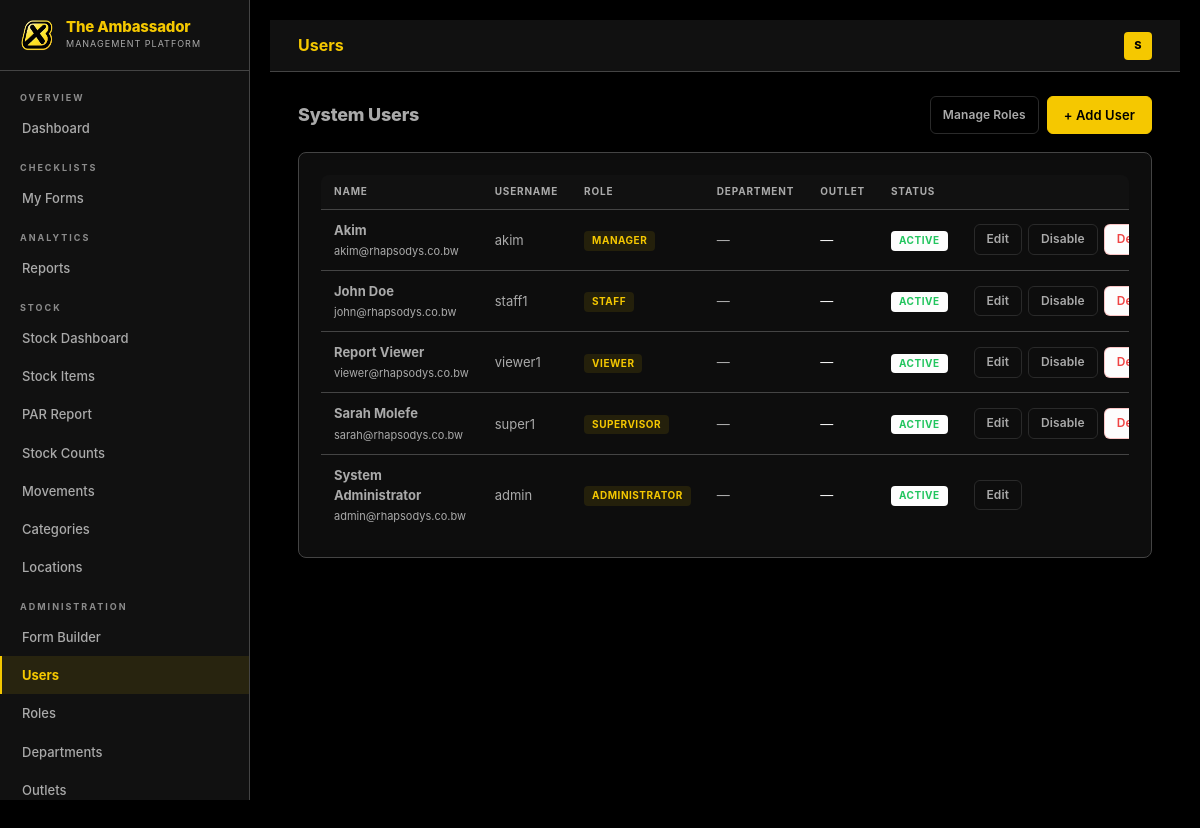
Screenshot of /accounts/users/ (signed in) with the database file from the repository.
### accounts/models.py (models this page shows, shortened)
class User(AbstractUser):
    custom_role = models.ForeignKey(
        Role, on_delete=models.SET_NULL, null=True, blank=True,
        related_name='users', verbose_name='Role'
    )
    outlet = models.ForeignKey(
        Outlet, on_delete=models.SET_NULL, null=True, blank=True,
        related_name='users', verbose_name='Outlet',
        help_text='Which restaurant this user belongs to'
    )
    department = models.ForeignKey(
        Department, on_delete=models.SET_NULL, null=True, blank=True,
        related_name='users', verbose_name='Department'
    )
    phone  = models.CharField(max_length=20, blank=True)
    avatar = models.ImageField(upload_to='avatars/', blank=True, null=True)
    class Meta:
        verbose_name = 'User'
        verbose_name_plural = 'Users'
    @property
    def role_name(self):
        if self.is_superuser:
            return 'System Admin'
        return self.custom_role.name if self.custom_role else 'No Role'
    @property
    def outlet_name(self):
        return self.outlet.name if self.outlet else '—'
    @property
    def is_admin(self):
        if self.is_superuser: return True
        return self.custom_role.is_system_admin if self.custom_role else False
    @property
    def can_fill_forms(self):
        if self.is_admin: return True
        return self.custom_role.can_fill_forms if self.custom_role else False
    @property
    def can_view_reports(self):
        if self.is_admin: return True
        return self.custom_role.can_view_reports if self.custom_role else False
    @property
    def can_manage_forms(self):
        if self.is_admin: return True
        return self.custom_role.can_manage_forms if self.custom_role else False
    @property
    def can_manage_users(self):
        if self.is_admin: return True
        return self.custom_role.can_manage_users if self.custom_role else False
    @property
    def can_access_stock(self):
        if self.is_admin: return True
        return self.custom_role.can_access_stock if self.custom_role else False
    @property
    def can_manage_stock(self):
        if self.is_admin: return True
        return self.custom_role.can_manage_stock if self.custom_role else False
    @property
    def display_name(self):
        return self.get_full_name() or self.username

class Role(models.Model):
    name        = models.CharField(max_length=60, unique=True)
    description = models.TextField(blank=True)
    can_fill_forms         = models.BooleanField(default=True,  help_text='Can fill in checklists')
    can_view_reports       = models.BooleanField(default=False, help_text='Can view reports')
    can_view_all_reports   = models.BooleanField(default=False, help_text='Can view all departments reports')
    can_manage_forms       = models.BooleanField(default=False, help_text='Can build/edit form templates')
    can_manage_users       = models.BooleanField(default=False, help_text='Can create/edit users')
    can_delete_submissions = models.BooleanField(default=False, help_text='Can delete submissions')
    can_access_stock       = models.BooleanField(default=False, help_text='Can view and manage stock')
    can_manage_stock       = models.BooleanField(default=False, help_text='Can add/edit stock items')
    is_system_admin        = models.BooleanField(default=False, help_text='Full system access — sees all outlets')
    created_at = models.DateTimeField(auto_now_add=True)
    class Meta:
        ordering = ['name']

### accounts/views.py (the view)
# urls.py: path('users/',                  views.user_list_view,          name='user_list'),
@login_required
def user_list_view(request):
    if not _require_user_mgmt(request):
        return redirect('dashboard:home')
    users = User.objects.select_related('custom_role').order_by('first_name', 'username')
    return render(request, 'accounts/user_list.html', {'users': users})

### accounts/views.py (called while the page is built)
def _require_user_mgmt(request):
    if not request.user.can_manage_users:
        messages.error(request, 'Access denied. You do not have user management permissions.')
        return False
    return True

### templates/accounts/user_list.html (shortened to what this page needs)
{% extends 'base.html' %}
{% block page_title %}Users{% endblock %}
{% block content %}
<div class="flex-between mb-4">
 <h2 style="font-size:18px;font-weight:800;color:var(--brand-blue);">System Users</h2>
 <div class="flex gap-2">
 {% if user.is_admin %}<a href="{% url 'accounts:role_list' %}" class="btn btn-outline btn-sm">Manage Roles</a>{% endif %}
 <a href="{% url 'accounts:user_create' %}" class="btn btn-primary">+ Add User</a>
 </div>
</div>
<div class="card d-none" style="display:block;" id="desktopTable">
 <div class="table-wrap">
 <table class="table">
 <thead><tr><th>Name</th><th>Username</th><th>Role</th><th>Department</th><th>Outlet</th><th>Status</th><th></th></tr></thead>
 <tbody>
 {% for u in users %}
 <tr>
 <td>
 <strong>{{ u.get_full_name|default:u.username }}</strong>
 {% if u.email %}<br><span class="text-xs text-muted">{{ u.email }}</span>{% endif %}
 </td>
 <td class="text-muted text-sm">{{ u.username }}</td>
 <td>
 {% if u.custom_role %}<span class="badge badge-info">{{ u.custom_role.name }}</span>
 {% else %}<span class="badge badge-draft">No Role</span>{% endif %}
 </td>
 <td>
 {% if u.department %}<span class="badge badge-success">{{ u.department.name }}</span>
 {% else %}<span class="text-muted text-sm">—</span>{% endif %}
 </td>
 <td class="text-sm">{{ u.outlet_name }}</td>
 <td>
 {% if u.is_active %}<span class="badge badge-success">Active</span>
 {% else %}<span class="badge badge-draft">Inactive</span>{% endif %}
 </td>
 <td>
 <div class="flex gap-1">
 <a href="{% url 'accounts:user_edit' u.pk %}" class="btn btn-outline btn-sm">Edit</a>
 {% if u != request.user %}
 <a href="{% url 'accounts:user_toggle' u.pk %}" class="btn btn-outline btn-sm" onclick="return confirm('Toggle status for {{ u.display_name }}?')">
 {% if u.is_active %}Disable{% else %}Enable{% endif %}
 </a>
 {% if request.user.is_admin %}
 <a href="{% url 'accounts:user_delete' u.pk %}" class="btn btn-danger btn-sm">Del</a>
 {% endif %}
 {% endif %}
 </div>
 </td>
 </tr>
 {% empty %}
 <tr><td colspan="6"><div class="empty-state"><p>No users found.</p></div></td></tr>
 {% endfor %}
 </tbody>
 </table>
 </div>
</div>
{% endblock %}

### templates/base.html (shortened to what this page needs)
{% load static %}
<!DOCTYPE html>
<html lang="en">
<head>
 <link rel="stylesheet" href="{% static 'css/style.css' %}">
</head>
<body>
<div class="app-layout">
 <aside class="sidebar" id="sidebar">
 <div class="sidebar-brand">
 <div class="logo-mark">
  <img class="logo-mark" src="{% static 'img/logo.png' %}" alt="B">
 </div>
 <div>
 <h1>The Ambassador</h1>
 <small>Management Platform</small>
 </div>
 </div>
 <nav class="sidebar-nav">
 <div class="nav-section-label">Overview</div>
 <a href="{% url 'dashboard:home' %}" class="nav-link {% if request.resolver_match.url_name == 'home' %}active{% endif %}" onclick="closeSidebar()">Dashboard</a>
 {% if user.can_fill_forms %}
 <div class="nav-section-label">Checklists</div>
 <a href="{% url 'forms_builder:my_forms' %}" class="nav-link {% if request.resolver_match.url_name in 'my_forms,fill_form,submission_detail' %}active{% endif %}" onclick="closeSidebar()">My Forms</a>
 {% endif %}
 {% if user.can_view_reports %}
 <div class="nav-section-label">Analytics</div>
 <a href="{% url 'dashboard:reports' %}" class="nav-link {% if request.resolver_match.url_name == 'reports' %}active{% endif %}" onclick="closeSidebar()">Reports</a>
 {% endif %}
 {% if user.can_access_stock %}
 <div class="nav-section-label">Stock</div>
 <a href="{% url 'stock:dashboard' %}" class="nav-link {% if request.resolver_match.app_name == 'stock' and request.resolver_match.url_name == 'dashboard' %}active{% endif %}" onclick="closeSidebar()">Stock Dashboard</a>
 <a href="{% url 'stock:item_list' %}" class="nav-link {% if request.resolver_match.url_name in 'item_list,item_detail,item_create,item_edit' %}active{% endif %}" onclick="closeSidebar()">Stock Items</a>
 <a href="{% url 'stock:par_report' %}" class="nav-link {% if request.resolver_match.url_name == 'par_report' %}active{% endif %}" onclick="closeSidebar()">PAR Report</a>
 <a href="{% url 'stock:count_list' %}" class="nav-link {% if request.resolver_match.url_name in 'count_list,count_create,count_fill,count_detail' %}active{% endif %}" onclick="closeSidebar()">Stock Counts</a>
 <a href="{% url 'stock:movement_list' %}" class="nav-link {% if request.resolver_match.url_name in 'movement_list,movement_create' %}active{% endif %}" onclick="closeSidebar()">Movements</a>
 {% if user.can_manage_stock %}
 <a href="{% url 'stock:category_list' %}" class="nav-link {% if request.resolver_match.url_name in 'category_list,category_create,category_edit' %}active{% endif %}" onclick="closeSidebar()">Categories</a>
 <a href="{% url 'stock:location_list' %}" class="nav-link {% if request.resolver_match.url_name in 'location_list,location_create,location_edit' %}active{% endif %}" onclick="closeSidebar()">Locations</a>
 {% endif %}
 {% endif %}
 {% if user.can_manage_forms or user.can_manage_users or user.is_admin %}
 <div class="nav-section-label">Administration</div>
 {% if user.can_manage_forms %}
 <a href="{% url 'forms_builder:template_list' %}" class="nav-link {% if request.resolver_match.url_name in 'template_list,template_create,template_builder,template_edit' %}active{% endif %}" onclick="closeSidebar()">Form Builder</a>
 {% endif %}
 {% if user.can_manage_users %}
 <a href="{% url 'accounts:user_list' %}" class="nav-link {% if request.resolver_match.url_name in 'user_list,user_create,user_edit' %}active{% endif %}" onclick="closeSidebar()">Users</a>
 {% endif %}
 {% if user.is_admin %}
 <a href="{% url 'accounts:role_list' %}" class="nav-link {% if request.resolver_match.url_name in 'role_list,role_create,role_edit' %}active{% endif %}" onclick="closeSidebar()">Roles</a>
 <a href="{% url 'accounts:dept_list' %}" class="nav-link {% if request.resolver_match.url_name in 'dept_list,dept_create,dept_edit' %}active{% endif %}" onclick="closeSidebar()">Departments</a>
 <a href="{% url 'accounts:outlet_list' %}" class="nav-link {% if request.resolver_match.url_name in 'outlet_list,outlet_create,outlet_edit' %}active{% endif %}" onclick="closeSidebar()">Outlets</a>
 {% endif %}
 {% endif %}
 </nav>
 </aside>
 <div class="main-wrap">
 <header class="topbar">
 <div class="topbar-left">
 <span class="topbar-title">{% block page_title %}Dashboard{% endblock %}</span>
 </div>
 <div class="topbar-right">
 <a href="{% url 'accounts:profile' %}" class="topbar-avatar" title="{{ user.display_name }}">{{ user.display_name|first|upper }}</a>
 </div>
 </header>
 <main class="page-content">
 {% block content %}{% endblock %}
 </main>
 </div>
</div>
</body>
</html>

### rows the page displays
User: display_name|first "S", get_full_name "System Administrator", email "admin@rhapsodys.co.bw", username "admin", custom_role.name "ADMINISTRATOR", outlet_name "—", is_active "ACTIVE"
User: get_full_name "Akim", email "akim@rhapsodys.co.bw", username "akim", custom_role.name "MANAGER", outlet_name "—", is_active "ACTIVE", shows "Del"
User: get_full_name "John Doe", email "john@rhapsodys.co.bw", username "staff1", custom_role.name "STAFF", outlet_name "—", is_active "ACTIVE", shows "Del"
User: get_full_name "Report Viewer", email "viewer@rhapsodys.co.bw", username "viewer1", custom_role.name "VIEWER", outlet_name "—", is_active "ACTIVE", shows "Del"
User: get_full_name "Sarah Molefe", email "sarah@rhapsodys.co.bw", username "super1", custom_role.name "SUPERVISOR", outlet_name "—", is_active "ACTIVE", shows "Del"
